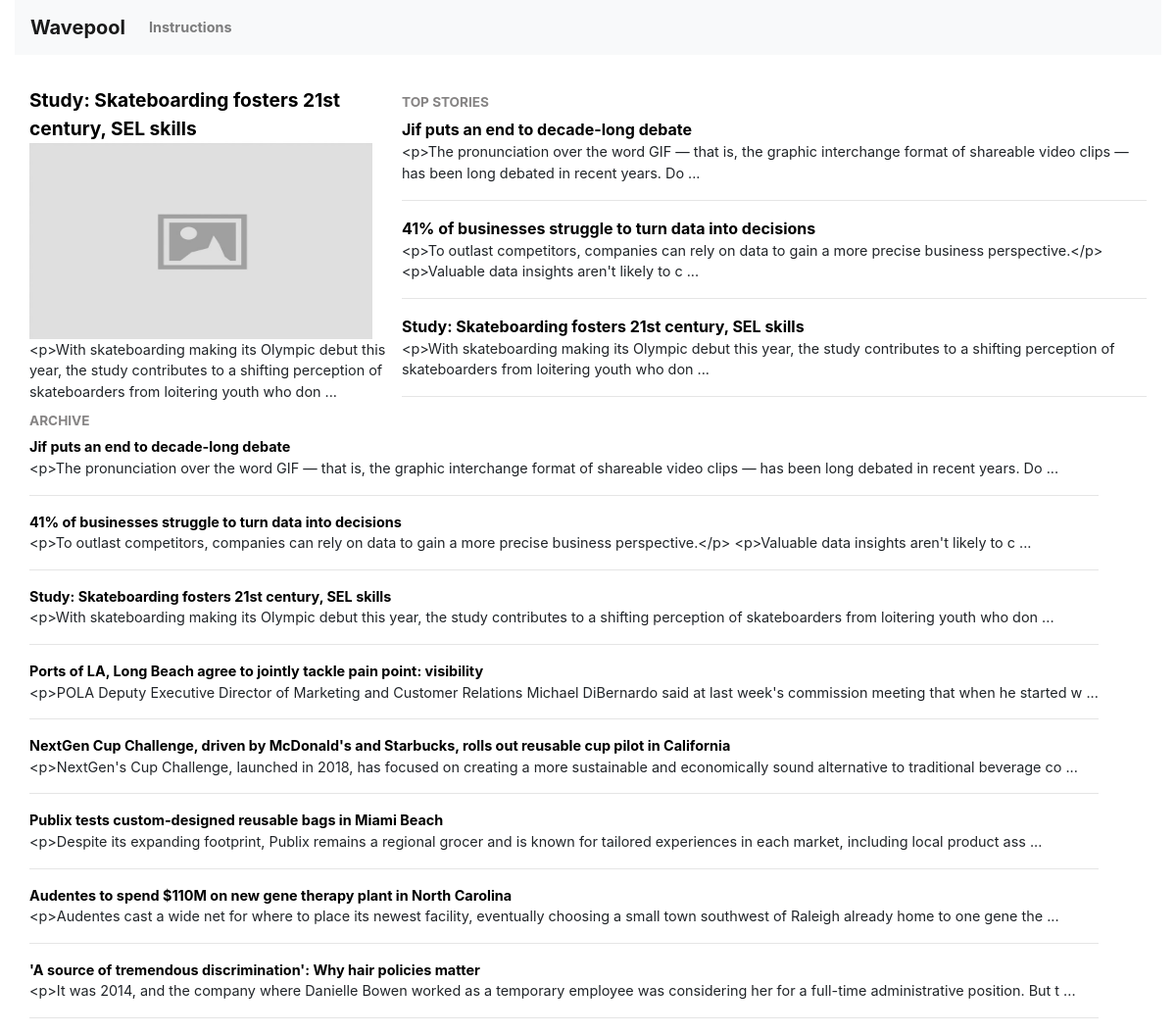
The page / on the database its author committed.
### wavepool/models.py (models this page shows)
class NewsPost(models.Model):
    title = models.CharField(max_length=300)
    body = models.TextField(max_length=3000)
    source = models.URLField()
    is_cover_story = models.BooleanField(default=False)
    publish_date = models.DateField(default=datetime.date.today())
    @property
    def teaser(self):
        return self.body[:150]

### wavepool/views.py (the view)
# urls.py: path('', views.front_page, name='home'),
def front_page(request):
    template = loader.get_template('wavepool/frontpage.html')
    cover_story = NewsPost.objects.get(is_cover_story=True)
    newsposts = NewsPost.objects.all()
    context = {
        'cover_story': cover_story,
        'top_stories': newsposts[0:3],
        'archive': newsposts,
    }
    return HttpResponse(template.render(context, request))

### wavepool/templates/wavepool/frontpage.html
{% extends 'wavepool/base.html' %}
{% load static %}
{% block page_content %}
	<div class="row">
		<div class="col-md-4">
			<div id="coverstory" class="row" data-story-id="{{cover_story.pk}}">
				<div><a href="{% url 'article' %}">{{ cover_story.title }}</a></div>
				<div><img src="media/image/placeholder-img.jpg"  width="350" height="200" /></div>
				<div class="article-teaser" data-story_id="{{cover_story.pk}}">{{ cover_story.teaser }} ...</div>
			</div>
		</div>
		<div id="topstories" class="col-md-8">
			<div class="row"><h2>Top Stories</h2></div>
			<div class="row">
				{% for newspost in top_stories %}
				<div class="topstory" data-story-id="{{newspost.pk}}" data-top-story-placement="{{forloop.counter}}"><a href="{% url 'article' %}">{{ newspost.title }}</a></div>
				<div class="article-teaser" data-story_id="{{newspost.pk}}">{{ newspost.teaser }} ...
					<hr />
				</div>
				{% endfor %}
			</div>
		</div>
	</div>
	<div id="frontpage-archive">
		<div class="row"><h2>Archive</h2></div>
		<div class="row">
			<div id="archive-stories">
				{% for newspost in archive %}
					<div class="archived-story" data-archive-story-id="{{newspost.pk}}">
						<div class="frontpage-archive_link"><a href="{% url 'article' %}">{{ newspost.title }}</a></div>
						<div class="article-teaser" data-story_id="{{newspost.pk}}">{{ newspost.teaser }} ...</div>
					</div>
					<hr />
				{% endfor %}
			</div>
		</div>
	</div>
{% endblock %}

### wavepool/static/app.css (style rules this page uses)
body { font-size: .9rem; }
body a { color: #000; font-weight: bold; }
h2 { font-size: .85rem; font-weight: bold; text-transform: uppercase; color: #868484; }
#coverstory a { font-size: 1.2rem; }
#topstories { padding-top: .5rem; }
#topstories a { font-size: 1rem; }

### rows shown on the page
NewsPost: title "Study: Skateboarding fosters 21st century, SEL skills", teaser "<p>With skateboarding making its Olympic debut this year, the study contributes to a shifting perception of skateboarders from loitering youth who don"
NewsPost: title "Jif puts an end to decade-long debate", teaser "<p>The pronunciation over the word GIF — that is, the graphic interchange format of shareable video clips — has been long debated in recent years. Do"
NewsPost: title "41% of businesses struggle to turn data into decisions", teaser "<p>To outlast competitors, companies can rely on data to gain a more precise business perspective.</p> <p>Valuable data insights aren't likely to c"
NewsPost: title "Ports of LA, Long Beach agree to jointly tackle pain point: visibility", teaser "<p>POLA Deputy Executive Director of Marketing and Customer Relations Michael DiBernardo said at last week's commission meeting that when he started w"
NewsPost: title "NextGen Cup Challenge, driven by McDonald's and Starbucks, rolls out reusable cup pilot in California", teaser "<p>NextGen's Cup Challenge, launched in 2018, has focused on creating a more sustainable and economically sound alternative to traditional beverage co"
NewsPost: title "Publix tests custom-designed reusable bags in Miami Beach", teaser "<p>Despite its expanding footprint, Publix remains a regional grocer and is known for tailored experiences in each market, including local product ass"
NewsPost: title "Audentes to spend $110M on new gene therapy plant in North Carolina", teaser "<p>Audentes cast a wide net for where to place its newest facility, eventually choosing a small town southwest of Raleigh already home to one gene the"
NewsPost: title "'A source of tremendous discrimination': Why hair policies matter", teaser "<p>It was 2014, and the company where Danielle Bowen worked as a temporary employee was considering her for a full-time administrative position. But t"
